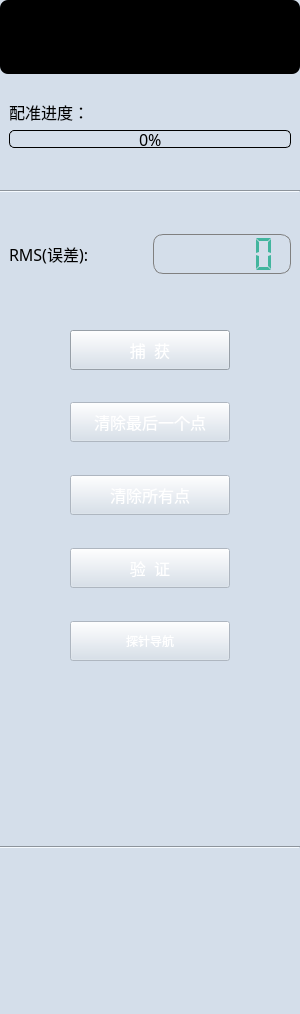
<?xml version="1.0" encoding="UTF-8"?>
<ui version="4.0">
 <class>QFemurPrecisionRegistrationsControls</class>
 <widget class="QWidget" name="QFemurPrecisionRegistrationsControls">
  <property name="geometry">
   <rect>
    <x>0</x>
    <y>0</y>
    <width>300</width>
    <height>1014</height>
   </rect>
  </property>
  <property name="sizePolicy">
   <sizepolicy hsizetype="Preferred" vsizetype="Preferred">
    <horstretch>0</horstretch>
    <verstretch>0</verstretch>
   </sizepolicy>
  </property>
  <property name="minimumSize">
   <size>
    <width>300</width>
    <height>0</height>
   </size>
  </property>
  <property name="maximumSize">
   <size>
    <width>300</width>
    <height>16777215</height>
   </size>
  </property>
  <property name="windowTitle">
   <string>硬件准备</string>
  </property>
  <property name="styleSheet">
   <string notr="true">background:#d4deea;</string>
  </property>
  <property name="currentIndex" stdset="0">
   <number>0</number>
  </property>
  <widget class="QWidget" name="widget" native="true">
   <property name="geometry">
    <rect>
     <x>0</x>
     <y>0</y>
     <width>300</width>
     <height>1014</height>
    </rect>
   </property>
   <property name="styleSheet">
    <string notr="true"/>
   </property>
   <layout class="QVBoxLayout" name="verticalLayout_4">
    <item>
     <widget class="QWidget" name="widget_2" native="true">
      <property name="sizePolicy">
       <sizepolicy hsizetype="Preferred" vsizetype="Minimum">
        <horstretch>0</horstretch>
        <verstretch>0</verstretch>
       </sizepolicy>
      </property>
      <property name="minimumSize">
       <size>
        <width>0</width>
        <height>74</height>
       </size>
      </property>
      <property name="maximumSize">
       <size>
        <width>16777215</width>
        <height>80</height>
       </size>
      </property>
      <property name="styleSheet">
       <string notr="true">border-radius: 8px;
background-color: rgb(0, 0, 0);
</string>
      </property>
      <layout class="QGridLayout" name="gridLayout_3"/>
     </widget>
    </item>
    <item>
     <spacer name="verticalSpacer_10">
      <property name="orientation">
       <enum>Qt::Vertical</enum>
      </property>
      <property name="sizeType">
       <enum>QSizePolicy::Fixed</enum>
      </property>
      <property name="sizeHint" stdset="0">
       <size>
        <width>20</width>
        <height>20</height>
       </size>
      </property>
     </spacer>
    </item>
    <item>
     <layout class="QVBoxLayout" name="verticalLayout_22">
      <property name="leftMargin">
       <number>9</number>
      </property>
      <property name="rightMargin">
       <number>9</number>
      </property>
      <item>
       <widget class="QLabel" name="label_9">
        <property name="font">
         <font>
          <family>黑体</family>
          <pointsize>12</pointsize>
         </font>
        </property>
        <property name="text">
         <string>配准进度：</string>
        </property>
       </widget>
      </item>
      <item>
       <widget class="QProgressBar" name="progressBarFemoral_Registration_2">
        <property name="sizePolicy">
         <sizepolicy hsizetype="Expanding" vsizetype="Preferred">
          <horstretch>0</horstretch>
          <verstretch>0</verstretch>
         </sizepolicy>
        </property>
        <property name="maximumSize">
         <size>
          <width>16777215</width>
          <height>18</height>
         </size>
        </property>
        <property name="font">
         <font>
          <family>黑体</family>
          <pointsize>12</pointsize>
         </font>
        </property>
        <property name="styleSheet">
         <string notr="true">QProgressBar {
	/* 外边框 */
	border:1px solid black;
	
	/* 倒角 */
	border-radius:5px;
	
	background-image: url(:/org.mitk.lancet.femurprecisionregistrations/image/scrool.png);
	/* 字体对齐方式 */
	text-align:center;
}

/* 进度条 */
QProgressBar::chunk {
	/* 颜色 */
	background-color:rgb(0, 183, 138);
	
	/* 步进距离 */
	width:5px;
	
	/* 进度条中间空白区域宽度 */
	margin:1px;
}</string>
        </property>
        <property name="value">
         <number>0</number>
        </property>
       </widget>
      </item>
     </layout>
    </item>
    <item>
     <spacer name="verticalSpacer_3">
      <property name="orientation">
       <enum>Qt::Vertical</enum>
      </property>
      <property name="sizeHint" stdset="0">
       <size>
        <width>20</width>
        <height>20</height>
       </size>
      </property>
     </spacer>
    </item>
    <item>
     <widget class="Line" name="line_5">
      <property name="minimumSize">
       <size>
        <width>0</width>
        <height>20</height>
       </size>
      </property>
      <property name="styleSheet">
       <string notr="true">border-image: url(:/org.mitk.lancet.femurprecisionregistrations/image/fenge.png);
</string>
      </property>
      <property name="orientation">
       <enum>Qt::Horizontal</enum>
      </property>
     </widget>
    </item>
    <item>
     <spacer name="verticalSpacer_4">
      <property name="orientation">
       <enum>Qt::Vertical</enum>
      </property>
      <property name="sizeHint" stdset="0">
       <size>
        <width>20</width>
        <height>20</height>
       </size>
      </property>
     </spacer>
    </item>
    <item>
     <layout class="QHBoxLayout" name="horizontalLayout_35">
      <property name="leftMargin">
       <number>9</number>
      </property>
      <property name="rightMargin">
       <number>9</number>
      </property>
      <item>
       <widget class="QLabel" name="label_28">
        <property name="font">
         <font>
          <family>黑体</family>
          <pointsize>12</pointsize>
         </font>
        </property>
        <property name="text">
         <string>RMS(误差): </string>
        </property>
       </widget>
      </item>
      <item>
       <widget class="QLCDNumber" name="lcdNumberFemoral_Registration_2">
        <property name="minimumSize">
         <size>
          <width>0</width>
          <height>40</height>
         </size>
        </property>
        <property name="styleSheet">
         <string notr="true">color: rgb(66, 181, 158);
border: 1px solid gray;
border-image: url(:/org.mitk.lancet.femurprecisionregistrations/image/value.png);
border-radius: 10px;</string>
        </property>
        <property name="smallDecimalPoint">
         <bool>true</bool>
        </property>
        <property name="digitCount">
         <number>5</number>
        </property>
        <property name="segmentStyle">
         <enum>QLCDNumber::Flat</enum>
        </property>
        <property name="value" stdset="0">
         <double>0.000000000000000</double>
        </property>
       </widget>
      </item>
     </layout>
    </item>
    <item>
     <spacer name="verticalSpacer_5">
      <property name="orientation">
       <enum>Qt::Vertical</enum>
      </property>
      <property name="sizeHint" stdset="0">
       <size>
        <width>20</width>
        <height>50</height>
       </size>
      </property>
     </spacer>
    </item>
    <item>
     <layout class="QHBoxLayout" name="horizontalLayout_24">
      <item>
       <spacer name="horizontalSpacer_57">
        <property name="orientation">
         <enum>Qt::Horizontal</enum>
        </property>
        <property name="sizeHint" stdset="0">
         <size>
          <width>40</width>
          <height>20</height>
         </size>
        </property>
       </spacer>
      </item>
      <item>
       <widget class="QPushButton" name="pushButtonCaptureFemoral_Registration_2">
        <property name="minimumSize">
         <size>
          <width>160</width>
          <height>40</height>
         </size>
        </property>
        <property name="font">
         <font>
          <family>黑体</family>
          <pointsize>12</pointsize>
         </font>
        </property>
        <property name="styleSheet">
         <string notr="true">QPushButton{
	border-image: url(:/org.mitk.lancet.femurprecisionregistrations/image/default.png);
	color:white;
}
QPushButton::hover
{
	border-image: url(:/org.mitk.lancet.femurprecisionregistrations/image/on.png);
	color:balck;
}
QPushButton::disabled
{
	border-image: url(:/org.mitk.lancet.femurprecisionregistrations/image/disabled.png);	
	color: rgb(153, 153, 153);
}
QPushButton::pressed { 
	padding-left:6px;
	padding-top:6px;
}</string>
        </property>
        <property name="text">
         <string>捕  获</string>
        </property>
       </widget>
      </item>
      <item>
       <spacer name="horizontalSpacer_58">
        <property name="orientation">
         <enum>Qt::Horizontal</enum>
        </property>
        <property name="sizeHint" stdset="0">
         <size>
          <width>40</width>
          <height>20</height>
         </size>
        </property>
       </spacer>
      </item>
     </layout>
    </item>
    <item>
     <spacer name="verticalSpacer_6">
      <property name="orientation">
       <enum>Qt::Vertical</enum>
      </property>
      <property name="sizeHint" stdset="0">
       <size>
        <width>20</width>
        <height>20</height>
       </size>
      </property>
     </spacer>
    </item>
    <item>
     <layout class="QHBoxLayout" name="horizontalLayout_33">
      <item>
       <spacer name="horizontalSpacer_51">
        <property name="orientation">
         <enum>Qt::Horizontal</enum>
        </property>
        <property name="sizeHint" stdset="0">
         <size>
          <width>40</width>
          <height>20</height>
         </size>
        </property>
       </spacer>
      </item>
      <item>
       <widget class="QPushButton" name="pushButtonClearLastFemoral_Registration_2">
        <property name="enabled">
         <bool>false</bool>
        </property>
        <property name="minimumSize">
         <size>
          <width>160</width>
          <height>40</height>
         </size>
        </property>
        <property name="font">
         <font>
          <family>黑体</family>
          <pointsize>12</pointsize>
         </font>
        </property>
        <property name="styleSheet">
         <string notr="true">QPushButton{
	border-image: url(:/org.mitk.lancet.femurprecisionregistrations/image/default.png);
	color:white;
}
QPushButton::hover
{
	border-image: url(:/org.mitk.lancet.femurprecisionregistrations/image/on.png);
	color:balck;
}
QPushButton::disabled
{
	border-image: url(:/org.mitk.lancet.femurprecisionregistrations/image/disabled.png);	
	color: rgb(153, 153, 153);
}
QPushButton::pressed { 
	padding-left:6px;
	padding-top:6px;
}</string>
        </property>
        <property name="text">
         <string>清除最后一个点</string>
        </property>
       </widget>
      </item>
      <item>
       <spacer name="horizontalSpacer_52">
        <property name="orientation">
         <enum>Qt::Horizontal</enum>
        </property>
        <property name="sizeHint" stdset="0">
         <size>
          <width>40</width>
          <height>20</height>
         </size>
        </property>
       </spacer>
      </item>
     </layout>
    </item>
    <item>
     <spacer name="verticalSpacer_7">
      <property name="orientation">
       <enum>Qt::Vertical</enum>
      </property>
      <property name="sizeHint" stdset="0">
       <size>
        <width>20</width>
        <height>20</height>
       </size>
      </property>
     </spacer>
    </item>
    <item>
     <layout class="QHBoxLayout" name="horizontalLayout_34">
      <item>
       <spacer name="horizontalSpacer_53">
        <property name="orientation">
         <enum>Qt::Horizontal</enum>
        </property>
        <property name="sizeHint" stdset="0">
         <size>
          <width>40</width>
          <height>20</height>
         </size>
        </property>
       </spacer>
      </item>
      <item>
       <widget class="QPushButton" name="pushButtonClearAllFemoral_Registration_2">
        <property name="enabled">
         <bool>false</bool>
        </property>
        <property name="minimumSize">
         <size>
          <width>160</width>
          <height>40</height>
         </size>
        </property>
        <property name="font">
         <font>
          <family>黑体</family>
          <pointsize>12</pointsize>
         </font>
        </property>
        <property name="styleSheet">
         <string notr="true">QPushButton{
	border-image: url(:/org.mitk.lancet.femurprecisionregistrations/image/default.png);
	color:white;
}
QPushButton::hover
{
	border-image: url(:/org.mitk.lancet.femurprecisionregistrations/image/on.png);
	color:balck;
}
QPushButton::disabled
{
	border-image: url(:/org.mitk.lancet.femurprecisionregistrations/image/disabled.png);	
	color: rgb(153, 153, 153);
}
QPushButton::pressed { 
	padding-left:6px;
	padding-top:6px;
}</string>
        </property>
        <property name="text">
         <string>清除所有点</string>
        </property>
       </widget>
      </item>
      <item>
       <spacer name="horizontalSpacer_54">
        <property name="orientation">
         <enum>Qt::Horizontal</enum>
        </property>
        <property name="sizeHint" stdset="0">
         <size>
          <width>40</width>
          <height>20</height>
         </size>
        </property>
       </spacer>
      </item>
     </layout>
    </item>
    <item>
     <spacer name="verticalSpacer_8">
      <property name="orientation">
       <enum>Qt::Vertical</enum>
      </property>
      <property name="sizeHint" stdset="0">
       <size>
        <width>20</width>
        <height>20</height>
       </size>
      </property>
     </spacer>
    </item>
    <item>
     <layout class="QHBoxLayout" name="horizontalLayout_23">
      <item>
       <spacer name="horizontalSpacer_55">
        <property name="orientation">
         <enum>Qt::Horizontal</enum>
        </property>
        <property name="sizeHint" stdset="0">
         <size>
          <width>40</width>
          <height>20</height>
         </size>
        </property>
       </spacer>
      </item>
      <item>
       <widget class="QPushButton" name="pushButtonVerifyFemoral_Registration_2">
        <property name="enabled">
         <bool>false</bool>
        </property>
        <property name="minimumSize">
         <size>
          <width>160</width>
          <height>40</height>
         </size>
        </property>
        <property name="font">
         <font>
          <family>黑体</family>
          <pointsize>12</pointsize>
         </font>
        </property>
        <property name="styleSheet">
         <string notr="true">QPushButton{
	border-image: url(:/org.mitk.lancet.femurprecisionregistrations/image/default.png);
	color:white;
}
QPushButton::hover
{
	border-image: url(:/org.mitk.lancet.femurprecisionregistrations/image/on.png);
	color:balck;
}
QPushButton::disabled
{
	border-image: url(:/org.mitk.lancet.femurprecisionregistrations/image/disabled.png);	
	color: rgb(153, 153, 153);
}
QPushButton::pressed { 
	padding-left:6px;
	padding-top:6px;
}</string>
        </property>
        <property name="text">
         <string>验  证</string>
        </property>
       </widget>
      </item>
      <item>
       <spacer name="horizontalSpacer_56">
        <property name="orientation">
         <enum>Qt::Horizontal</enum>
        </property>
        <property name="sizeHint" stdset="0">
         <size>
          <width>40</width>
          <height>20</height>
         </size>
        </property>
       </spacer>
      </item>
     </layout>
    </item>
    <item>
     <spacer name="verticalSpacer_9">
      <property name="orientation">
       <enum>Qt::Vertical</enum>
      </property>
      <property name="sizeHint" stdset="0">
       <size>
        <width>20</width>
        <height>20</height>
       </size>
      </property>
     </spacer>
    </item>
    <item>
     <layout class="QHBoxLayout" name="horizontalLayout_32">
      <property name="topMargin">
       <number>0</number>
      </property>
      <item>
       <spacer name="horizontalSpacer_49">
        <property name="orientation">
         <enum>Qt::Horizontal</enum>
        </property>
        <property name="sizeHint" stdset="0">
         <size>
          <width>40</width>
          <height>20</height>
         </size>
        </property>
       </spacer>
      </item>
      <item>
       <widget class="QPushButton" name="pushButtonFemurProbe_2">
        <property name="enabled">
         <bool>false</bool>
        </property>
        <property name="minimumSize">
         <size>
          <width>160</width>
          <height>40</height>
         </size>
        </property>
        <property name="styleSheet">
         <string notr="true">QPushButton{
	border-image: url(:/org.mitk.lancet.femurprecisionregistrations/image/default.png);
	color:white;
}
QPushButton::hover
{
	border-image: url(:/org.mitk.lancet.femurprecisionregistrations/image/on.png);
	color:balck;
}
QPushButton::disabled
{
	border-image: url(:/org.mitk.lancet.femurprecisionregistrations/image/disabled.png);	
	color: rgb(153, 153, 153);
}
QPushButton::pressed { 
	padding-left:6px;
	padding-top:6px;
}</string>
        </property>
        <property name="text">
         <string>探针导航</string>
        </property>
       </widget>
      </item>
      <item>
       <spacer name="horizontalSpacer_50">
        <property name="orientation">
         <enum>Qt::Horizontal</enum>
        </property>
        <property name="sizeHint" stdset="0">
         <size>
          <width>40</width>
          <height>20</height>
         </size>
        </property>
       </spacer>
      </item>
     </layout>
    </item>
    <item>
     <spacer name="verticalSpacer_2">
      <property name="orientation">
       <enum>Qt::Vertical</enum>
      </property>
      <property name="sizeHint" stdset="0">
       <size>
        <width>20</width>
        <height>170</height>
       </size>
      </property>
     </spacer>
    </item>
    <item>
     <widget class="Line" name="line_8">
      <property name="minimumSize">
       <size>
        <width>0</width>
        <height>20</height>
       </size>
      </property>
      <property name="styleSheet">
       <string notr="true">border-image: url(:/org.mitk.lancet.femurprecisionregistrations/image/fenge.png);
</string>
      </property>
      <property name="orientation">
       <enum>Qt::Horizontal</enum>
      </property>
     </widget>
    </item>
    <item>
     <widget class="QWidget" name="widgetInfo" native="true">
      <property name="minimumSize">
       <size>
        <width>0</width>
        <height>105</height>
       </size>
      </property>
      <property name="styleSheet">
       <string notr="true"/>
      </property>
      <widget class="QLabel" name="label">
       <property name="geometry">
        <rect>
         <x>2</x>
         <y>2</y>
         <width>54</width>
         <height>16</height>
        </rect>
       </property>
       <property name="font">
        <font>
         <family>黑体</family>
         <pointsize>12</pointsize>
        </font>
       </property>
       <property name="text">
        <string/>
       </property>
      </widget>
     </widget>
    </item>
    <item>
     <widget class="QWidget" name="widget_3" native="true">
      <property name="minimumSize">
       <size>
        <width>0</width>
        <height>40</height>
       </size>
      </property>
     </widget>
    </item>
   </layout>
  </widget>
 </widget>
 <resources>
  <include location="../../resources/resources.qrc"/>
 </resources>
 <connections/>
 <slots>
  <slot>on_HardWareWidget_currentChanged(int)</slot>
 </slots>
</ui>
